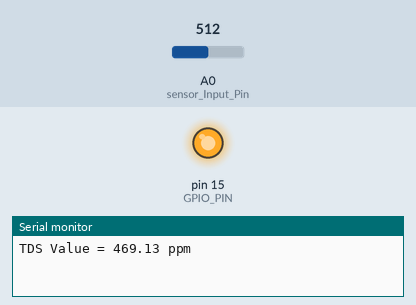
Recording of a sketch running on a simulated Arduino Uno, built with avr-gcc and run on an emulated ATmega328P. On the bench: output pins drawn as LEDs (lit = HIGH), the last lines printed to the serial monitor. The inputs (shaded band) are chosen by the test bench; at power-on: A0 (sensor_Input_Pin) = 512.

Above: at 18.0 s.
18.1 s: A0 (sensor_Input_Pin) set to 0
At 28.2 s:
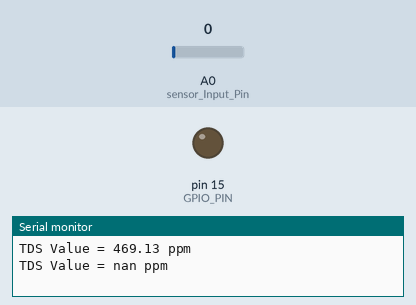
Timing chart, 0 to 33.5 s (numbered marks = the images above; inputs shaded):
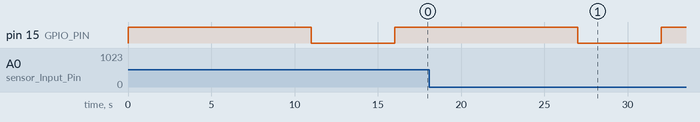

The sketch:

TDS_sketch_v1_adafruitfeather.ino
```cpp
// Data Wire is plugged into ADC Port
#define sensor_Input_Pin A0

// Power Port is GPIO PIN 15
#define GPIO_PIN 15

// float multiplier = 0.448; // Voltage Multiplier
int sensorValue = 0;
float tdsValue = 0;
float Voltage = 0;

// Begin Setup
void setup() {
    Serial.begin(9600);
    pinMode(GPIO_PIN, OUTPUT); // Set GPIO PIN as OUTPUT
}

void loop() {
    digitalWrite(GPIO_PIN, HIGH); // Power the sensor
    delay(5000);
    sensorValue = analogRead(sensor_Input_Pin);
    delay(1000);
    Voltage = sensorValue*3.3/1024.0; //Convert analog reading to Voltage (10-bits for ESP8266 3.3V)
    // Serial.print("Divided Voltage on the PIN = ");
    // Serial.print(Voltage);
    // Serial.println(" volts");
    // Voltage = Voltage/multiplier;
    // Serial.print("Multiplied Voltage on the PIN = ");
    // Serial.print(Voltage);
    //Serial.println(" volts");
    // delay(1000);
    tdsValue=(133.42/Voltage*Voltage*Voltage - 255.86*Voltage*Voltage + 857.39*Voltage)*0.5; //Convert voltage value to TDS value
    delay(5000);
    digitalWrite(GPIO_PIN, LOW); // Power off the sensor
    Serial.print("TDS Value = ");
    Serial.print(tdsValue);
    Serial.println(" ppm");
    delay(5000);
}
```
